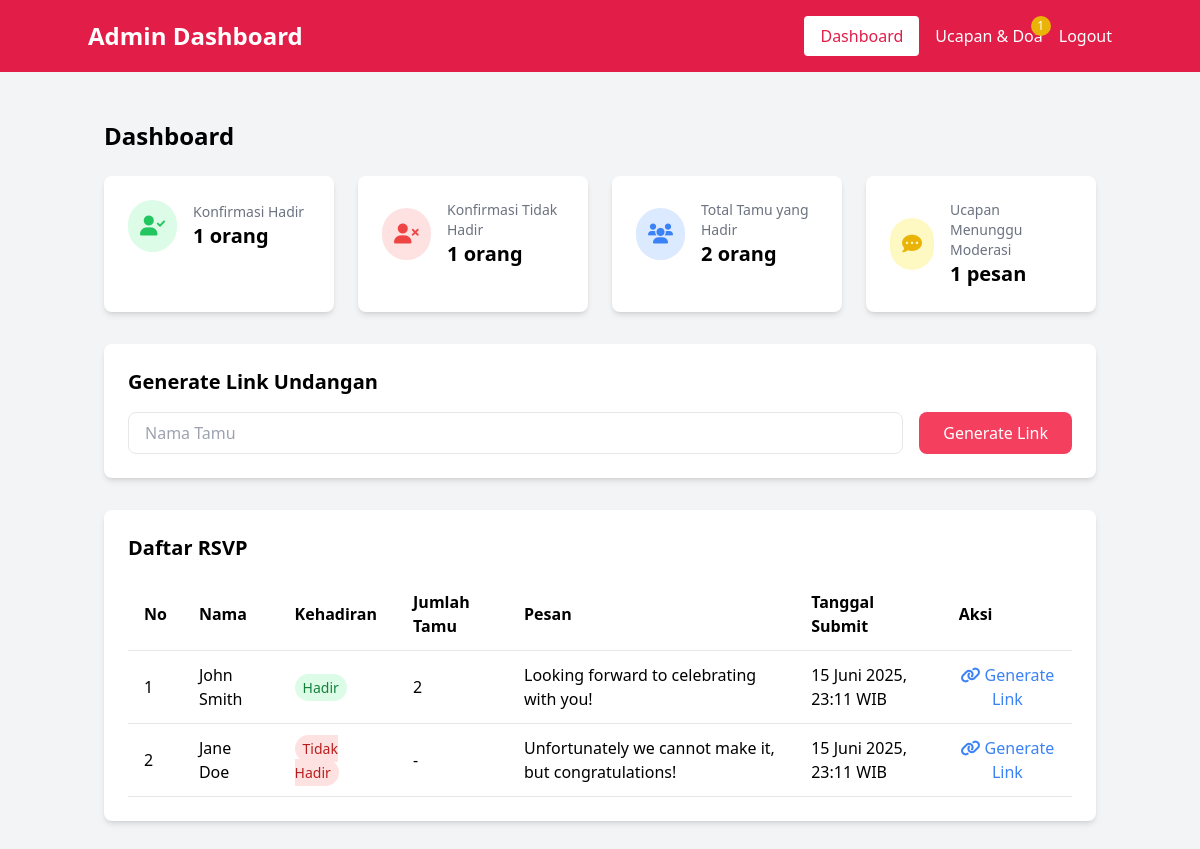
/admin/index.php (signed in), run on the app's committed database.
### tables this page shows
CREATE TABLE IF NOT EXISTS `rsvp` (
  `id` INT(11) UNSIGNED AUTO_INCREMENT PRIMARY KEY,
  `name` VARCHAR(255) NOT NULL,
  `attending` ENUM('yes', 'no') NOT NULL,
  `guest_count` INT(2) DEFAULT 1,
  `message` TEXT,
  `created_at` TIMESTAMP DEFAULT CURRENT_TIMESTAMP
);

### includes/functions.php (called while the page is built, shortened)
<?php
function getAllRSVPs() {
    $conn = connectDB();
    $sql = "SELECT * FROM rsvp ORDER BY created_at DESC";
    $result = $conn->query($sql);
    $rsvps = [];
    if ($result->num_rows > 0) {
        while ($row = $result->fetch_assoc()) {
            $rsvps[] = $row;
        }
    }
    return $rsvps;
}
function countAttendees() {
    $conn = connectDB();
    $sql = "SELECT SUM(guest_count) AS total FROM rsvp WHERE attending = 'yes'";
    $result = $conn->query($sql);
    $row = $result->fetch_assoc();
    return $row['total'] ?? 0;
}
function getAttendingCount() {
    $conn = connectDB();
    $sql = "SELECT COUNT(*) AS count FROM rsvp WHERE attending = 'yes'";
    $result = $conn->query($sql);
    $row = $result->fetch_assoc();
    return $row['count'] ?? 0;
}
function getNotAttendingCount() {
    $conn = connectDB();
    $sql = "SELECT COUNT(*) AS count FROM rsvp WHERE attending = 'no'";
    $result = $conn->query($sql);
    $row = $result->fetch_assoc();
    return $row['count'] ?? 0;
}
function getPendingMessagesCount() {
    $conn = connectDB();
    $sql = "SELECT COUNT(*) AS count FROM messages WHERE is_approved IS NULL";
    $result = $conn->query($sql);
    $row = $result->fetch_assoc();
    return $row['count'] ?? 0;
}
function formatIndonesianDate($date) {
    $months = [
        'Januari', 'Februari', 'Maret', 'April', 'Mei', 'Juni',
        'Juli', 'Agustus', 'September', 'Oktober', 'November', 'Desember'
    ];
    $timestamp = strtotime($date);
    $day = date('j', $timestamp);
    $month = $months[date('n', $timestamp) - 1];
    $year = date('Y', $timestamp);
    $time = date('H:i', $timestamp);
    return "$day $month $year, $time WIB";
}
?>

### admin/index.php (the view, shortened to what this page needs)
<?php
require_once '../includes/functions.php';
$is_logged_in = isset($_SESSION['admin_logged_in']) && $_SESSION['admin_logged_in'] === true;
$rsvps = $is_logged_in ? getAllRSVPs() : [];
$attending_count = $is_logged_in ? getAttendingCount() : 0;
$not_attending_count = $is_logged_in ? getNotAttendingCount() : 0;
$total_guests = $is_logged_in ? countAttendees() : 0;
$pending_messages = $is_logged_in ? getPendingMessagesCount() : 0;
?>
<!DOCTYPE html>
<html lang="id">
<head>
    <script src="https://cdn.tailwindcss.com"></script>
    <link rel="stylesheet" href="https://cdnjs.cloudflare.com/ajax/libs/font-awesome/6.0.0/css/all.min.css">
</head>
<body class="bg-gray-100">
    <div class="min-h-screen">
        <nav class="bg-rose-600 text-white p-4">
            <div class="container mx-auto flex justify-between items-center">
                <h1 class="text-xl md:text-2xl font-bold">Admin Dashboard</h1>
                <?php if ($is_logged_in): ?>
                <div class="flex space-x-4 items-center">
                    <a href="index.php" class="bg-white text-rose-600 px-4 py-2 rounded hover:bg-gray-100">Dashboard</a>
                    <a href="messages.php" class="hover:underline relative">
                        Ucapan & Doa
                        <?php if ($pending_messages > 0): ?>
                        <span class="absolute -top-2 -right-2 bg-yellow-500 text-white text-xs rounded-full h-5 w-5 flex items-center justify-center">
                            <?php echo $pending_messages; ?>
                        </span>
                        <?php endif; ?>
                    </a>
                    <a href="?logout=1" class="hover:underline">Logout</a>
                </div>
                <?php endif; ?>
            </div>
        </nav>
        <div class="container mx-auto p-4">
            <?php if (!$is_logged_in): ?>
            <div class="max-w-md mx-auto mt-10 bg-white p-8 rounded-lg shadow-md">
                <h2 class="text-2xl font-bold mb-6 text-center text-rose-600">Login Admin</h2>
                <?php if (isset($login_error)): ?>
                <div class="bg-red-100 border border-red-400 text-red-700 px-4 py-3 rounded mb-4">
                    <?php echo $login_error; ?>
                </div>
                <?php endif; ?>
                <form method="post" action="">
                    <div class="mb-4">
                        <label for="username" class="block text-gray-700 mb-2">Username</label>
                        <input type="text" id="username" name="username" required
                               class="w-full px-4 py-2 border rounded-lg focus:outline-none focus:ring-2 focus:ring-rose-500">
                    </div>
                    <div class="mb-6">
                        <label for="password" class="block text-gray-700 mb-2">Password</label>
                        <input type="password" id="password" name="password" required
                               class="w-full px-4 py-2 border rounded-lg focus:outline-none focus:ring-2 focus:ring-rose-500">
                    </div>
                    <button type="submit" name="login" class="w-full bg-rose-500 text-white py-2 rounded-lg hover:bg-rose-600">
                        Login
                    </button>
                </form>
            </div>
            <?php else: ?>
            <div class="my-8">
                <h2 class="text-2xl font-bold mb-6">Dashboard</h2>
                <div class="grid grid-cols-1 sm:grid-cols-2 md:grid-cols-4 gap-6 mb-8">
                    <div class="bg-white p-6 rounded-lg shadow-md">
                        <div class="flex items-center">
                            <div class="p-3 rounded-full bg-green-100 text-green-500 mr-4">
                                <i class="fas fa-user-check text-xl"></i>
                            </div>
                            <div>
                                <p class="text-sm text-gray-500">Konfirmasi Hadir</p>
                                <p class="text-xl font-semibold"><?php echo $attending_count; ?> orang</p>
                            </div>
                        </div>
                    </div>
                    <div class="bg-white p-6 rounded-lg shadow-md">
                        <div class="flex items-center">
                            <div class="p-3 rounded-full bg-red-100 text-red-500 mr-4">
                                <i class="fas fa-user-times text-xl"></i>
                            </div>
                            <div>
                                <p class="text-sm text-gray-500">Konfirmasi Tidak Hadir</p>
                                <p class="text-xl font-semibold"><?php echo $not_attending_count; ?> orang</p>
                            </div>
                        </div>
                    </div>
                    <div class="bg-white p-6 rounded-lg shadow-md">
                        <div class="flex items-center">
                            <div class="p-3 rounded-full bg-blue-100 text-blue-500 mr-4">
                                <i class="fas fa-users text-xl"></i>
                            </div>
                            <div>
                                <p class="text-sm text-gray-500">Total Tamu yang Hadir</p>
                                <p class="text-xl font-semibold"><?php echo $total_guests; ?> orang</p>
                            </div>
                        </div>
                    </div>
                    <div class="bg-white p-6 rounded-lg shadow-md">
                        <a href="messages.php" class="flex items-center hover:opacity-80">
                            <div class="p-3 rounded-full bg-yellow-100 text-yellow-500 mr-4">
                                <i class="fas fa-comment-dots text-xl"></i>
                            </div>
                            <div>
                                <p class="text-sm text-gray-500">Ucapan Menunggu Moderasi</p>
                                <p class="text-xl font-semibold"><?php echo $pending_messages; ?> pesan</p>
                            </div>
                        </a>
                    </div>
                </div>
                <div class="bg-white p-6 rounded-lg shadow-md mb-8">
                    <h3 class="text-xl font-semibold mb-4">Generate Link Undangan</h3>
                    <form id="guest-link-form" class="flex flex-col md:flex-row gap-4">
                        <div class="flex-grow">
                            <input type="text" id="guest-name" placeholder="Nama Tamu"
                                  class="w-full px-4 py-2 border rounded-lg focus:outline-none focus:ring-2 focus:ring-rose-500">
                        </div>
                        <button type="submit" class="bg-rose-500 text-white py-2 px-6 rounded-lg hover:bg-rose-600">
                            Generate Link
                        </button>
                    </form>
                </div>
                <div class="bg-white p-6 rounded-lg shadow-md overflow-x-auto">
                    <h3 class="text-xl font-semibold mb-4">Daftar RSVP</h3>
                    <?php if (empty($rsvps)): ?>
                    <p class="text-gray-500">Belum ada konfirmasi kehadiran.</p>
                    <?php else: ?>
                    <table class="min-w-full bg-white">
                        <thead>
                            <tr>
                                <th class="py-3 px-4 text-left border-b">No</th>
                                <th class="py-3 px-4 text-left border-b">Nama</th>
                                <th class="py-3 px-4 text-left border-b">Kehadiran</th>
                                <th class="py-3 px-4 text-left border-b">Jumlah Tamu</th>
                                <th class="py-3 px-4 text-left border-b">Pesan</th>
                                <th class="py-3 px-4 text-left border-b">Tanggal Submit</th>
                                <th class="py-3 px-4 text-left border-b">Aksi</th>
                            </tr>
                        </thead>
                        <tbody>
                            <?php foreach ($rsvps as $index => $rsvp): ?>
                            <tr>
                                <td class="py-3 px-4 border-b"><?php echo $index + 1; ?></td>
                                <td class="py-3 px-4 border-b"><?php echo htmlspecialchars($rsvp['name']); ?></td>
                                <td class="py-3 px-4 border-b">
                                    <?php if ($rsvp['attending'] === 'yes'): ?>
                                    <span class="px-2 py-1 bg-green-100 text-green-700 rounded-full text-sm">Hadir</span>
                                    <?php else: ?>
                                    <span class="px-2 py-1 bg-red-100 text-red-700 rounded-full text-sm">Tidak Hadir</span>
                                    <?php endif; ?>
                                </td>
                                <td class="py-3 px-4 border-b"><?php echo $rsvp['attending'] === 'yes' ? $rsvp['guest_count'] : '-'; ?></td>
                                <td class="py-3 px-4 border-b"><?php echo htmlspecialchars($rsvp['message'] ?: '-'); ?></td>
                                <td class="py-3 px-4 border-b"><?php echo formatIndonesianDate($rsvp['created_at']); ?></td>
                                <td class="py-3 px-4 border-b">
                                    <button class="text-blue-500 hover:text-blue-700 generate-link" data-name="<?php echo htmlspecialchars($rsvp['name']); ?>">
                                        <i class="fas fa-link"></i> Generate Link
                                    </button>
                                </td>
                            </tr>
                            <?php endforeach; ?>
                        </tbody>
                    </table>
                    <?php endif; ?>
                </div>
            </div>
            <?php endif; ?>
        </div>
    </div>
</body>
</html>

### data on the page
rsvp: name "John Smith", attending "Hadir", guest_count "2", message "Looking forward to celebrating with you!", created_at "15 Juni 2025, 23:11 WIB"
rsvp: name "Jane Doe", attending "Tidak Hadir", message "Unfortunately we cannot make it, but congratulations!", created_at "15 Juni 2025, 23:11 WIB"

### other printed values
$pending_messages "1"
$attending_count "1"
$not_attending_count "1"
$total_guests "2"
